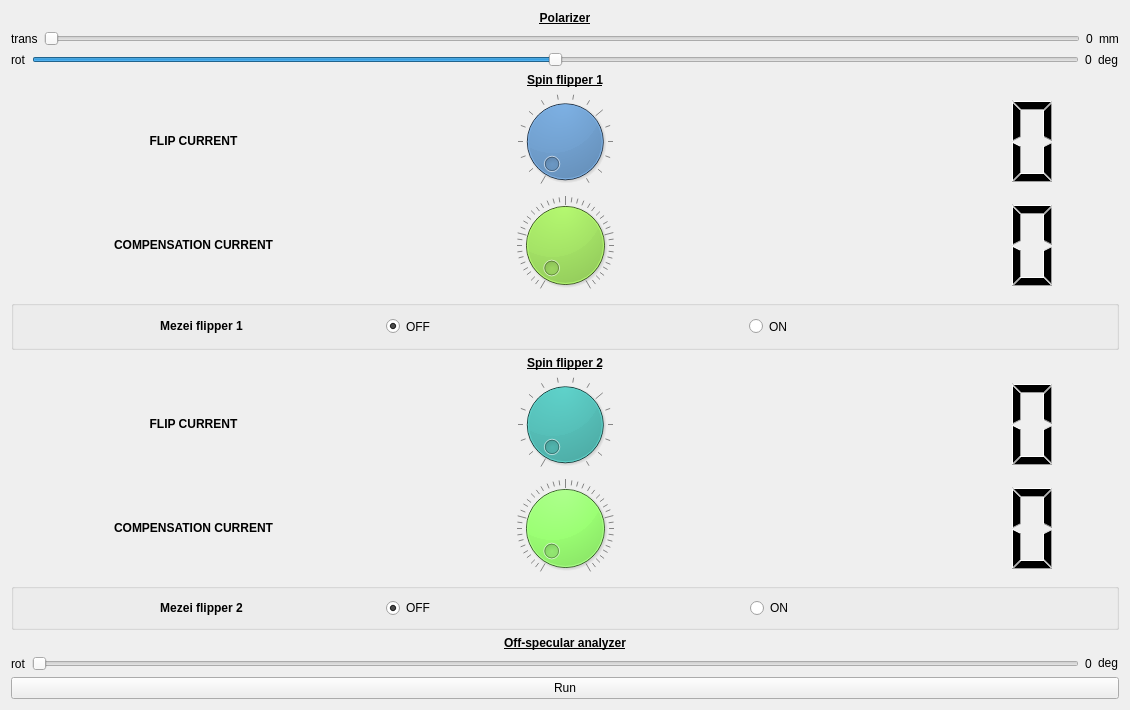
<?xml version="1.0" encoding="UTF-8"?>
<ui version="4.0">
 <class>Form</class>
 <widget class="QWidget" name="Form">
  <property name="enabled">
   <bool>true</bool>
  </property>
  <property name="geometry">
   <rect>
    <x>0</x>
    <y>0</y>
    <width>1130</width>
    <height>710</height>
   </rect>
  </property>
  <property name="windowTitle">
   <string>Form</string>
  </property>
  <property name="accessibleName">
   <string/>
  </property>
  <layout class="QVBoxLayout" name="verticalLayout">
   <item>
    <widget class="QLabel" name="label_4">
     <property name="text">
      <string>&lt;html&gt;&lt;head/&gt;&lt;body&gt;&lt;p align=&quot;center&quot;&gt;&lt;span style=&quot; font-weight:600; text-decoration: underline;&quot;&gt;Polarizer&lt;/span&gt;&lt;/p&gt;&lt;/body&gt;&lt;/html&gt;</string>
     </property>
    </widget>
   </item>
   <item>
    <layout class="QHBoxLayout" name="horizontalLayout_2">
     <property name="topMargin">
      <number>0</number>
     </property>
     <item>
      <widget class="QLabel" name="label_5">
       <property name="text">
        <string>trans</string>
       </property>
      </widget>
     </item>
     <item>
      <widget class="QSlider" name="trans_po">
       <property name="maximum">
        <number>600</number>
       </property>
       <property name="orientation">
        <enum>Qt::Horizontal</enum>
       </property>
      </widget>
     </item>
     <item>
      <widget class="QLabel" name="trans_po_value">
       <property name="text">
        <string>0</string>
       </property>
      </widget>
     </item>
     <item>
      <widget class="QLabel" name="label_15">
       <property name="text">
        <string>mm</string>
       </property>
      </widget>
     </item>
    </layout>
   </item>
   <item>
    <layout class="QHBoxLayout" name="horizontalLayout_3">
     <property name="topMargin">
      <number>0</number>
     </property>
     <item>
      <widget class="QLabel" name="label_10">
       <property name="text">
        <string>rot</string>
       </property>
      </widget>
     </item>
     <item>
      <widget class="QSlider" name="rot_po">
       <property name="minimum">
        <number>-40</number>
       </property>
       <property name="maximum">
        <number>40</number>
       </property>
       <property name="orientation">
        <enum>Qt::Horizontal</enum>
       </property>
      </widget>
     </item>
     <item>
      <widget class="QLabel" name="rot_po_value">
       <property name="text">
        <string>0</string>
       </property>
      </widget>
     </item>
     <item>
      <widget class="QLabel" name="label_16">
       <property name="text">
        <string>deg</string>
       </property>
      </widget>
     </item>
    </layout>
   </item>
   <item>
    <widget class="QLabel" name="label_3">
     <property name="text">
      <string>&lt;html&gt;&lt;head/&gt;&lt;body&gt;&lt;p align=&quot;center&quot;&gt;&lt;span style=&quot; font-weight:600; text-decoration: underline;&quot;&gt;Spin flipper 1&lt;/span&gt;&lt;/p&gt;&lt;/body&gt;&lt;/html&gt;</string>
     </property>
    </widget>
   </item>
   <item>
    <layout class="QGridLayout" name="gridLayout">
     <item row="0" column="2">
      <widget class="QLCDNumber" name="flip1_value">
       <property name="frameShape">
        <enum>QFrame::NoFrame</enum>
       </property>
       <property name="smallDecimalPoint">
        <bool>false</bool>
       </property>
       <property name="mode">
        <enum>QLCDNumber::Dec</enum>
       </property>
       <property name="value" stdset="0">
        <double>0.000000000000000</double>
       </property>
       <property name="intValue" stdset="0">
        <number>0</number>
       </property>
      </widget>
     </item>
     <item row="1" column="2">
      <widget class="QLCDNumber" name="comp1_value">
       <property name="frameShape">
        <enum>QFrame::NoFrame</enum>
       </property>
      </widget>
     </item>
     <item row="1" column="0">
      <widget class="QLabel" name="label_6">
       <property name="text">
        <string>&lt;html&gt;&lt;head/&gt;&lt;body&gt;&lt;p align=&quot;center&quot;&gt;&lt;span style=&quot; font-weight:600;&quot;&gt;COMPENSATION CURRENT&lt;/span&gt;&lt;/p&gt;&lt;/body&gt;&lt;/html&gt;</string>
       </property>
      </widget>
     </item>
     <item row="0" column="0">
      <widget class="QLabel" name="label_13">
       <property name="text">
        <string>&lt;html&gt;&lt;head/&gt;&lt;body&gt;&lt;p align=&quot;center&quot;&gt;&lt;span style=&quot; font-weight:600;&quot;&gt;FLIP CURRENT&lt;/span&gt;&lt;/p&gt;&lt;/body&gt;&lt;/html&gt;</string>
       </property>
      </widget>
     </item>
     <item row="0" column="1">
      <widget class="QDial" name="flip1">
       <property name="styleSheet">
        <string notr="true">background-color: rgb(114, 159, 207);</string>
       </property>
       <property name="maximum">
        <number>15</number>
       </property>
       <property name="singleStep">
        <number>1</number>
       </property>
       <property name="wrapping">
        <bool>false</bool>
       </property>
       <property name="notchesVisible">
        <bool>true</bool>
       </property>
      </widget>
     </item>
     <item row="1" column="1">
      <widget class="QDial" name="comp1">
       <property name="enabled">
        <bool>true</bool>
       </property>
       <property name="styleSheet">
        <string notr="true">background-color: rgb(138, 226, 52);</string>
       </property>
       <property name="maximum">
        <number>40</number>
       </property>
       <property name="singleStep">
        <number>1</number>
       </property>
       <property name="pageStep">
        <number>10</number>
       </property>
       <property name="tracking">
        <bool>true</bool>
       </property>
       <property name="invertedAppearance">
        <bool>false</bool>
       </property>
       <property name="invertedControls">
        <bool>false</bool>
       </property>
       <property name="wrapping">
        <bool>false</bool>
       </property>
       <property name="notchesVisible">
        <bool>true</bool>
       </property>
      </widget>
     </item>
    </layout>
   </item>
   <item>
    <layout class="QHBoxLayout" name="horizontalLayout_4"/>
   </item>
   <item>
    <widget class="QGroupBox" name="groupBox">
     <property name="title">
      <string/>
     </property>
     <layout class="QGridLayout" name="gridLayout_3">
      <item row="0" column="2">
       <widget class="QRadioButton" name="off_btn_1">
        <property name="maximumSize">
         <size>
          <width>359</width>
          <height>23</height>
         </size>
        </property>
        <property name="text">
         <string>OFF</string>
        </property>
        <property name="checkable">
         <bool>true</bool>
        </property>
        <property name="checked">
         <bool>true</bool>
        </property>
       </widget>
      </item>
      <item row="0" column="0">
       <widget class="QLabel" name="label_11">
        <property name="text">
         <string>&lt;html&gt;&lt;head/&gt;&lt;body&gt;&lt;p align=&quot;center&quot;&gt;&lt;span style=&quot; font-weight:600;&quot;&gt;Mezei flipper 1&lt;/span&gt;&lt;/p&gt;&lt;/body&gt;&lt;/html&gt;</string>
        </property>
       </widget>
      </item>
      <item row="0" column="3">
       <widget class="QRadioButton" name="ok_btn_1">
        <property name="minimumSize">
         <size>
          <width>358</width>
          <height>23</height>
         </size>
        </property>
        <property name="text">
         <string>ON</string>
        </property>
       </widget>
      </item>
     </layout>
    </widget>
   </item>
   <item>
    <widget class="QLabel" name="label_7">
     <property name="text">
      <string>&lt;html&gt;&lt;head/&gt;&lt;body&gt;&lt;p align=&quot;center&quot;&gt;&lt;span style=&quot; font-weight:600; text-decoration: underline;&quot;&gt;Spin flipper 2&lt;/span&gt;&lt;/p&gt;&lt;/body&gt;&lt;/html&gt;</string>
     </property>
    </widget>
   </item>
   <item>
    <layout class="QGridLayout" name="gridLayout_2">
     <item row="0" column="2">
      <widget class="QLCDNumber" name="flip2_value">
       <property name="frameShape">
        <enum>QFrame::NoFrame</enum>
       </property>
      </widget>
     </item>
     <item row="1" column="1">
      <widget class="QDial" name="comp2">
       <property name="styleSheet">
        <string notr="true">background-color: rgb(74, 255, 5);</string>
       </property>
       <property name="maximum">
        <number>40</number>
       </property>
       <property name="notchesVisible">
        <bool>true</bool>
       </property>
      </widget>
     </item>
     <item row="1" column="2">
      <widget class="QLCDNumber" name="comp2_value">
       <property name="frameShape">
        <enum>QFrame::NoFrame</enum>
       </property>
      </widget>
     </item>
     <item row="0" column="0">
      <widget class="QLabel" name="label_8">
       <property name="text">
        <string>&lt;html&gt;&lt;head/&gt;&lt;body&gt;&lt;p align=&quot;center&quot;&gt;&lt;span style=&quot; font-weight:600;&quot;&gt;FLIP CURRENT&lt;/span&gt;&lt;/p&gt;&lt;/body&gt;&lt;/html&gt;</string>
       </property>
      </widget>
     </item>
     <item row="1" column="0">
      <widget class="QLabel" name="label_9">
       <property name="text">
        <string>&lt;html&gt;&lt;head/&gt;&lt;body&gt;&lt;p align=&quot;center&quot;&gt;&lt;span style=&quot; font-weight:600;&quot;&gt;COMPENSATION CURRENT&lt;/span&gt;&lt;/p&gt;&lt;/body&gt;&lt;/html&gt;</string>
       </property>
      </widget>
     </item>
     <item row="0" column="1">
      <widget class="QDial" name="flip2">
       <property name="styleSheet">
        <string notr="true">background-color: rgb(64, 191, 184);</string>
       </property>
       <property name="maximum">
        <number>15</number>
       </property>
       <property name="sliderPosition">
        <number>0</number>
       </property>
       <property name="notchesVisible">
        <bool>true</bool>
       </property>
      </widget>
     </item>
    </layout>
   </item>
   <item>
    <layout class="QHBoxLayout" name="horizontalLayout_5"/>
   </item>
   <item>
    <widget class="QGroupBox" name="groupBox_2">
     <property name="title">
      <string/>
     </property>
     <layout class="QGridLayout" name="gridLayout_4">
      <item row="0" column="0">
       <widget class="QLabel" name="label_12">
        <property name="text">
         <string>&lt;html&gt;&lt;head/&gt;&lt;body&gt;&lt;p align=&quot;center&quot;&gt;&lt;span style=&quot; font-weight:600;&quot;&gt;Mezei flipper 2&lt;/span&gt;&lt;/p&gt;&lt;/body&gt;&lt;/html&gt;</string>
        </property>
       </widget>
      </item>
      <item row="0" column="1">
       <widget class="QRadioButton" name="off_btn_2">
        <property name="text">
         <string>OFF</string>
        </property>
        <property name="checked">
         <bool>true</bool>
        </property>
       </widget>
      </item>
      <item row="0" column="2">
       <widget class="QRadioButton" name="ok_btn_2">
        <property name="text">
         <string>ON</string>
        </property>
       </widget>
      </item>
     </layout>
    </widget>
   </item>
   <item>
    <widget class="QLabel" name="label">
     <property name="text">
      <string>&lt;html&gt;&lt;head/&gt;&lt;body&gt;&lt;p align=&quot;center&quot;&gt;&lt;span style=&quot; font-weight:600; text-decoration: underline;&quot;&gt;Off-specular analyzer&lt;/span&gt;&lt;/p&gt;&lt;/body&gt;&lt;/html&gt;</string>
     </property>
    </widget>
   </item>
   <item>
    <layout class="QHBoxLayout" name="horizontalLayout">
     <property name="topMargin">
      <number>0</number>
     </property>
     <item>
      <widget class="QLabel" name="label_2">
       <property name="text">
        <string>rot</string>
       </property>
      </widget>
     </item>
     <item>
      <widget class="QSlider" name="rot_anoff">
       <property name="orientation">
        <enum>Qt::Horizontal</enum>
       </property>
      </widget>
     </item>
     <item>
      <widget class="QLabel" name="rot_anoff_value">
       <property name="text">
        <string>0</string>
       </property>
      </widget>
     </item>
     <item>
      <widget class="QLabel" name="label_14">
       <property name="text">
        <string>&lt;html&gt;&lt;head/&gt;&lt;body&gt;&lt;p&gt;deg&lt;/p&gt;&lt;/body&gt;&lt;/html&gt;</string>
       </property>
      </widget>
     </item>
    </layout>
   </item>
   <item>
    <widget class="QPushButton" name="btnRun">
     <property name="text">
      <string>Run</string>
     </property>
    </widget>
   </item>
  </layout>
 </widget>
 <resources/>
 <connections>
  <connection>
   <sender>flip1</sender>
   <signal>sliderMoved(int)</signal>
   <receiver>flip1_value</receiver>
   <slot>display(int)</slot>
   <hints>
    <hint type="sourcelabel">
     <x>490</x>
     <y>237</y>
    </hint>
    <hint type="destinationlabel">
     <x>805</x>
     <y>237</y>
    </hint>
   </hints>
  </connection>
  <connection>
   <sender>comp1</sender>
   <signal>sliderMoved(int)</signal>
   <receiver>comp1_value</receiver>
   <slot>display(int)</slot>
   <hints>
    <hint type="sourcelabel">
     <x>490</x>
     <y>377</y>
    </hint>
    <hint type="destinationlabel">
     <x>805</x>
     <y>377</y>
    </hint>
   </hints>
  </connection>
  <connection>
   <sender>ok_btn_1</sender>
   <signal>toggled(bool)</signal>
   <receiver>flip1</receiver>
   <slot>setDisabled(bool)</slot>
   <hints>
    <hint type="sourcelabel">
     <x>538</x>
     <y>583</y>
    </hint>
    <hint type="destinationlabel">
     <x>886</x>
     <y>187</y>
    </hint>
   </hints>
  </connection>
  <connection>
   <sender>ok_btn_1</sender>
   <signal>toggled(bool)</signal>
   <receiver>comp1</receiver>
   <slot>setDisabled(bool)</slot>
   <hints>
    <hint type="sourcelabel">
     <x>538</x>
     <y>583</y>
    </hint>
    <hint type="destinationlabel">
     <x>886</x>
     <y>436</y>
    </hint>
   </hints>
  </connection>
  <connection>
   <sender>ok_btn_2</sender>
   <signal>toggled(bool)</signal>
   <receiver>flip2</receiver>
   <slot>setDisabled(bool)</slot>
   <hints>
    <hint type="sourcelabel">
     <x>936</x>
     <y>606</y>
    </hint>
    <hint type="destinationlabel">
     <x>564</x>
     <y>430</y>
    </hint>
   </hints>
  </connection>
  <connection>
   <sender>ok_btn_2</sender>
   <signal>toggled(bool)</signal>
   <receiver>comp2</receiver>
   <slot>setDisabled(bool)</slot>
   <hints>
    <hint type="sourcelabel">
     <x>936</x>
     <y>606</y>
    </hint>
    <hint type="destinationlabel">
     <x>564</x>
     <y>536</y>
    </hint>
   </hints>
  </connection>
  <connection>
   <sender>flip2</sender>
   <signal>sliderMoved(int)</signal>
   <receiver>flip2_value</receiver>
   <slot>display(int)</slot>
   <hints>
    <hint type="sourcelabel">
     <x>564</x>
     <y>430</y>
    </hint>
    <hint type="destinationlabel">
     <x>936</x>
     <y>430</y>
    </hint>
   </hints>
  </connection>
  <connection>
   <sender>comp2</sender>
   <signal>sliderMoved(int)</signal>
   <receiver>comp2_value</receiver>
   <slot>display(int)</slot>
   <hints>
    <hint type="sourcelabel">
     <x>564</x>
     <y>536</y>
    </hint>
    <hint type="destinationlabel">
     <x>936</x>
     <y>536</y>
    </hint>
   </hints>
  </connection>
  <connection>
   <sender>trans_po</sender>
   <signal>valueChanged(int)</signal>
   <receiver>trans_po_value</receiver>
   <slot>setNum(int)</slot>
   <hints>
    <hint type="sourcelabel">
     <x>556</x>
     <y>43</y>
    </hint>
    <hint type="destinationlabel">
     <x>1086</x>
     <y>43</y>
    </hint>
   </hints>
  </connection>
  <connection>
   <sender>rot_po</sender>
   <signal>valueChanged(int)</signal>
   <receiver>rot_po_value</receiver>
   <slot>setNum(int)</slot>
   <hints>
    <hint type="sourcelabel">
     <x>547</x>
     <y>69</y>
    </hint>
    <hint type="destinationlabel">
     <x>1102</x>
     <y>69</y>
    </hint>
   </hints>
  </connection>
  <connection>
   <sender>rot_anoff</sender>
   <signal>valueChanged(int)</signal>
   <receiver>rot_anoff_value</receiver>
   <slot>setNum(int)</slot>
   <hints>
    <hint type="sourcelabel">
     <x>547</x>
     <y>660</y>
    </hint>
    <hint type="destinationlabel">
     <x>1086</x>
     <y>660</y>
    </hint>
   </hints>
  </connection>
 </connections>
</ui>
